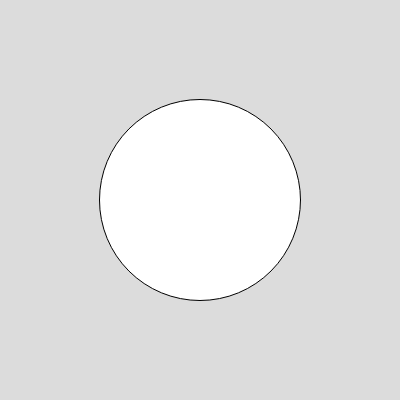
Frame 1 (no input)
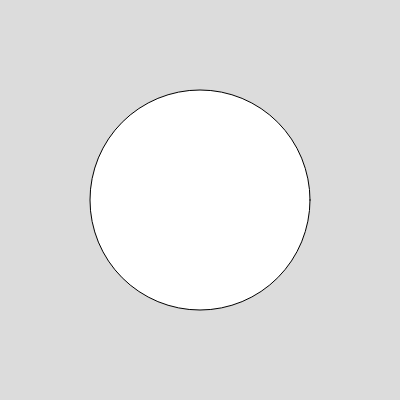
Frame 60 (no input)
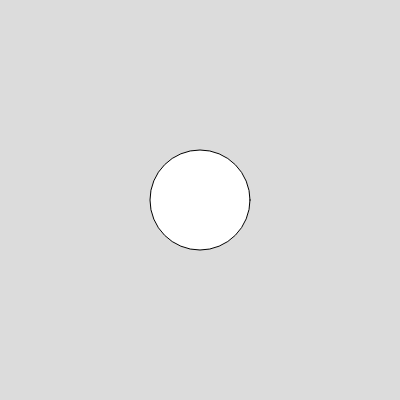
Frame 120 (the mouse pressed at the canvas centre since frame 60)

The p5.js sketch that drew these frames (run headless with seeded random() and noise() and a simulated clock; from frame 60 on, the mouse is pressed at the canvas centre):

// p5.js sketch
// ── sketch.js
let dia;

function setup() {
  createCanvas(400, 400);
  background(220);

  dia = 200;
}

function draw() {
  background(220);

  // update the dia value
  if (mouseIsPressed) {
    dia = dia - 10;
  } else {
    dia = dia + 1;
  }

  // limit the value in the range 100 to 220
  dia = constrain(dia, 100, 220);

  // display the circle with the updated color
  circle(width / 2, height / 2, dia);
}
